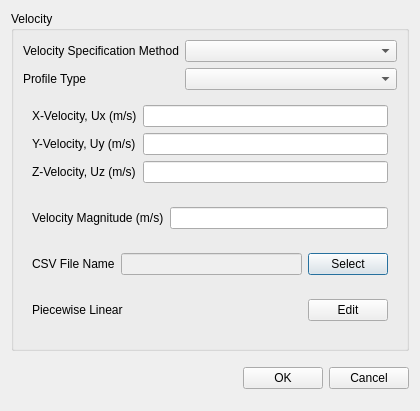
<?xml version="1.0" encoding="UTF-8"?>
<ui version="4.0">
 <class>VelocityInletDialog</class>
 <widget class="QDialog" name="VelocityInletDialog">
  <property name="geometry">
   <rect>
    <x>0</x>
    <y>0</y>
    <width>420</width>
    <height>411</height>
   </rect>
  </property>
  <property name="minimumSize">
   <size>
    <width>420</width>
    <height>0</height>
   </size>
  </property>
  <property name="windowTitle">
   <string>Velocity Inlet Boundary Condition</string>
  </property>
  <layout class="QVBoxLayout" name="verticalLayout_3">
   <item>
    <widget class="QWidget" name="dialogContents" native="true">
     <layout class="QVBoxLayout" name="verticalLayout_4">
      <property name="leftMargin">
       <number>0</number>
      </property>
      <property name="topMargin">
       <number>0</number>
      </property>
      <property name="rightMargin">
       <number>0</number>
      </property>
      <property name="bottomMargin">
       <number>0</number>
      </property>
      <item>
       <widget class="QGroupBox" name="velocity">
        <property name="title">
         <string>Velocity</string>
        </property>
        <layout class="QVBoxLayout" name="verticalLayout_2">
         <property name="leftMargin">
          <number>9</number>
         </property>
         <property name="topMargin">
          <number>9</number>
         </property>
         <property name="rightMargin">
          <number>9</number>
         </property>
         <property name="bottomMargin">
          <number>9</number>
         </property>
         <item>
          <widget class="QWidget" name="widget" native="true">
           <layout class="QFormLayout" name="formLayout">
            <property name="leftMargin">
             <number>0</number>
            </property>
            <property name="topMargin">
             <number>0</number>
            </property>
            <property name="rightMargin">
             <number>0</number>
            </property>
            <property name="bottomMargin">
             <number>0</number>
            </property>
            <item row="0" column="0">
             <widget class="QLabel" name="label">
              <property name="text">
               <string>Velocity Specification Method</string>
              </property>
             </widget>
            </item>
            <item row="0" column="1">
             <widget class="QComboBox" name="velocitySpecificationMethod"/>
            </item>
            <item row="1" column="0">
             <widget class="QLabel" name="label_2">
              <property name="text">
               <string>Profile Type</string>
              </property>
             </widget>
            </item>
            <item row="1" column="1">
             <widget class="QComboBox" name="profileType"/>
            </item>
           </layout>
          </widget>
         </item>
         <item>
          <widget class="QWidget" name="componentConstant" native="true">
           <layout class="QFormLayout" name="formLayout_2">
            <item row="0" column="0">
             <widget class="QLabel" name="label_3">
              <property name="text">
               <string>X-Velocity, Ux (m/s)</string>
              </property>
             </widget>
            </item>
            <item row="0" column="1">
             <widget class="QLineEdit" name="xVelocity"/>
            </item>
            <item row="1" column="0">
             <widget class="QLabel" name="label_4">
              <property name="text">
               <string>Y-Velocity, Uy (m/s)</string>
              </property>
             </widget>
            </item>
            <item row="1" column="1">
             <widget class="QLineEdit" name="yVelocity"/>
            </item>
            <item row="2" column="0">
             <widget class="QLabel" name="label_5">
              <property name="text">
               <string>Z-Velocity, Uz (m/s)</string>
              </property>
             </widget>
            </item>
            <item row="2" column="1">
             <widget class="QLineEdit" name="zVelocity"/>
            </item>
           </layout>
          </widget>
         </item>
         <item>
          <widget class="QWidget" name="magnitudeConsant" native="true">
           <layout class="QFormLayout" name="formLayout_3">
            <item row="1" column="0">
             <widget class="QLabel" name="label_6">
              <property name="text">
               <string>Velocity Magnitude (m/s)</string>
              </property>
             </widget>
            </item>
            <item row="1" column="1">
             <widget class="QLineEdit" name="velocityMagnitude"/>
            </item>
           </layout>
          </widget>
         </item>
         <item>
          <widget class="QWidget" name="spatialDistribution" native="true">
           <layout class="QHBoxLayout" name="horizontalLayout">
            <item>
             <widget class="QLabel" name="label_7">
              <property name="text">
               <string>CSV File Name</string>
              </property>
             </widget>
            </item>
            <item>
             <widget class="QLineEdit" name="spatialDistributionFileName">
              <property name="enabled">
               <bool>false</bool>
              </property>
             </widget>
            </item>
            <item>
             <widget class="QPushButton" name="spatialDistributionFileSelect">
              <property name="text">
               <string>Select</string>
              </property>
             </widget>
            </item>
           </layout>
          </widget>
         </item>
         <item>
          <widget class="QWidget" name="temporalDistribution" native="true">
           <property name="sizePolicy">
            <sizepolicy hsizetype="Preferred" vsizetype="Fixed">
             <horstretch>0</horstretch>
             <verstretch>0</verstretch>
            </sizepolicy>
           </property>
           <layout class="QVBoxLayout" name="verticalLayout">
            <item>
             <widget class="QWidget" name="widget_3" native="true">
              <layout class="QHBoxLayout" name="horizontalLayout_2">
               <property name="leftMargin">
                <number>0</number>
               </property>
               <property name="topMargin">
                <number>0</number>
               </property>
               <property name="rightMargin">
                <number>0</number>
               </property>
               <property name="bottomMargin">
                <number>9</number>
               </property>
               <item>
                <widget class="QLabel" name="label_8">
                 <property name="sizePolicy">
                  <sizepolicy hsizetype="Expanding" vsizetype="Preferred">
                   <horstretch>0</horstretch>
                   <verstretch>0</verstretch>
                  </sizepolicy>
                 </property>
                 <property name="text">
                  <string>Piecewise Linear</string>
                 </property>
                </widget>
               </item>
               <item>
                <widget class="QPushButton" name="temporalDistributionEdit">
                 <property name="text">
                  <string>Edit</string>
                 </property>
                </widget>
               </item>
              </layout>
             </widget>
            </item>
           </layout>
          </widget>
         </item>
        </layout>
       </widget>
      </item>
     </layout>
    </widget>
   </item>
   <item>
    <widget class="QWidget" name="widget_4" native="true">
     <layout class="QHBoxLayout" name="horizontalLayout_3">
      <property name="rightMargin">
       <number>0</number>
      </property>
      <item>
       <spacer name="horizontalSpacer_2">
        <property name="orientation">
         <enum>Qt::Horizontal</enum>
        </property>
        <property name="sizeHint" stdset="0">
         <size>
          <width>208</width>
          <height>20</height>
         </size>
        </property>
       </spacer>
      </item>
      <item>
       <widget class="QPushButton" name="ok">
        <property name="text">
         <string>OK</string>
        </property>
       </widget>
      </item>
      <item>
       <widget class="QPushButton" name="cancel">
        <property name="text">
         <string>Cancel</string>
        </property>
       </widget>
      </item>
     </layout>
    </widget>
   </item>
  </layout>
 </widget>
 <resources/>
 <connections>
  <connection>
   <sender>cancel</sender>
   <signal>clicked()</signal>
   <receiver>VelocityInletDialog</receiver>
   <slot>reject()</slot>
   <hints>
    <hint type="sourcelabel">
     <x>373</x>
     <y>380</y>
    </hint>
    <hint type="destinationlabel">
     <x>209</x>
     <y>205</y>
    </hint>
   </hints>
  </connection>
 </connections>
</ui>
